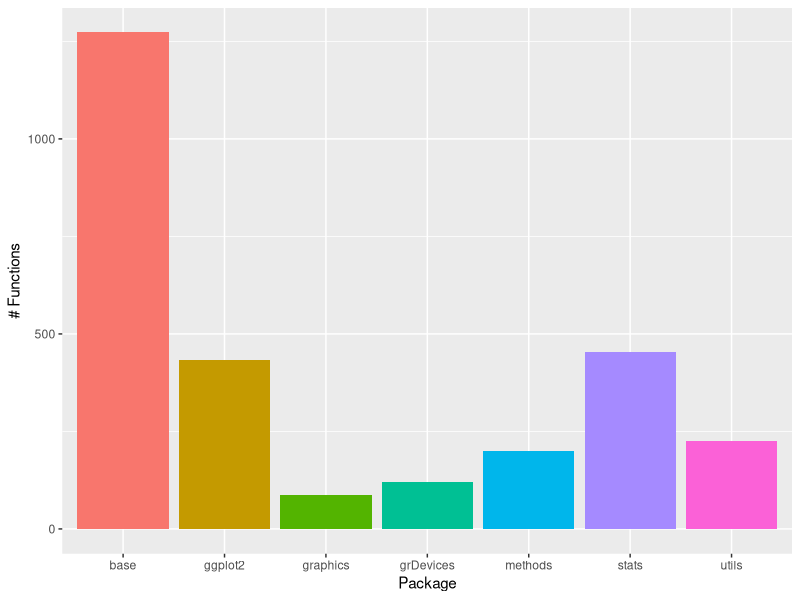

Here is the R script that generated this plot: (Note: this script raises an error after producing the figure.)
## ---- chunk 1
# Define a vector of numbers
x <- c(1, 2, 3, 4, 5)

# Calculate the maximum
max(x)

# function to repeat a variable multiple times
rep("test", 3)
# Concatenate strings, using "ing... " as the separator
paste(rep("test", 3), collapse = "ing... ")
## ---- chunk 2
# Define variables for the 3 sides of the triangle
a <- 212
b <- 345
c_meas <- 406
c_actual <- sqrt(a^2 + b^2)

# Calculate difference between measured and actual
# relative to actual 
# and make it a percentage
pct_error <- (c_meas - c_actual)/c_actual * 100
pct_error
## ---- chunk 3
# Define variables for the 3 sides of the triangle
a <- 291
b <- 414
c_angle <- 67.6
c_actual <- sqrt(a^2 + b^2 - 2*a*b*cos(c_angle/180*pi))
c_actual
## ---- chunk 4
library(ggplot2)

pkgs <- search() # <1>
pkgs <- pkgs[grep("package:",pkgs)] # <2>
all_fns <- lapply(pkgs, function(x) as.character(lsf.str(x))) # <3>
pkg_fns <- data.frame(pkg = rep(pkgs, sapply(all_fns, length)), # <4>
                      fn = unlist(all_fns))
pkg_fns$pkg <- gsub("package:", "", pkg_fns$pkg) # <5>


ggplot(pkg_fns, aes(x = pkg, y = after_stat(count), fill = pkg)) + # <6>
  geom_bar() + theme(legend.position = "none") + 
  ylab("# Functions") + xlab("Package")
## ---- chunk 5
# This code lists all the functions available to be called
pkgs <- search()
pkgs <- pkgs[grep("package:",pkgs)]
# get all the functions in each package that is loaded
all_fns <- lapply(pkgs, function(x) as.character(lsf.str(x)))
# create a data frame
pkg_fns <- data.frame(pkg = rep(pkgs, sapply(all_fns, length)), 
                      fn = unlist(all_fns))
pkg_fns$pkg <- gsub("package:", "", pkg_fns$pkg)

ggplot2::ggplot(pkg_fns, ggplot2::aes(x = pkg, fill = pkg)) + 
  ggplot2::geom_bar(y = ggplot2::after_stat(count)) + 
  ggplot2::theme(legend.position = "none") + 
  ggplot2::xlab("Package") + ggplot2::ylab("# Functions")

## ---- chunk 6
data <- rnorm(100)
mean(data)

mean(rnorm(100))

library(magrittr) # load the pipe %>%

rnorm(100) %>%
  mean()

rnorm(100) |> mean()
